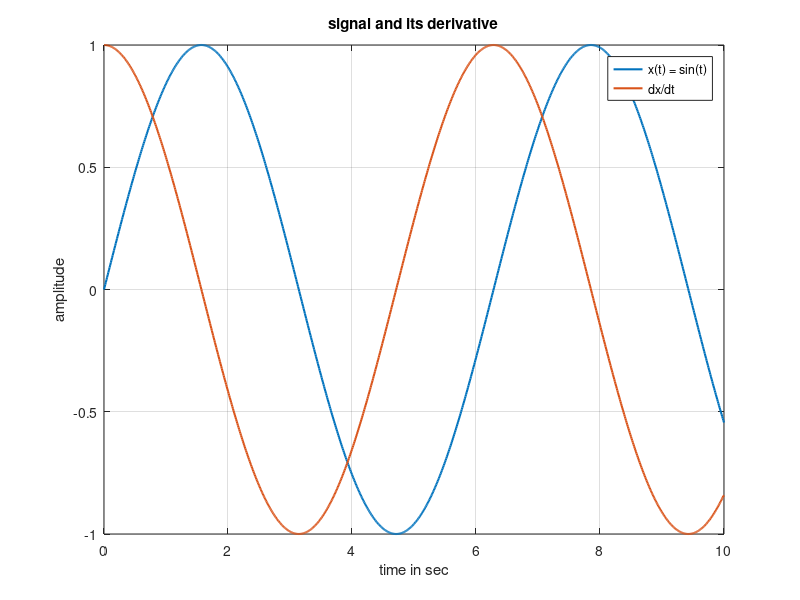

Source code (MATLAB):

clc;
clear;
close all;

t = 0:0.01:10;

x = sin(t);
dx = gradient(x, t);

plot(t, x, 'linewidth', 1.5);
hold on;
plot(t, dx, 'linewidth', 1.5);
hold off;

grid on;
xlabel('time in sec');
ylabel('amplitude');
title('signal and its derivative');
legend('x(t) = sin(t)', 'dx/dt');
